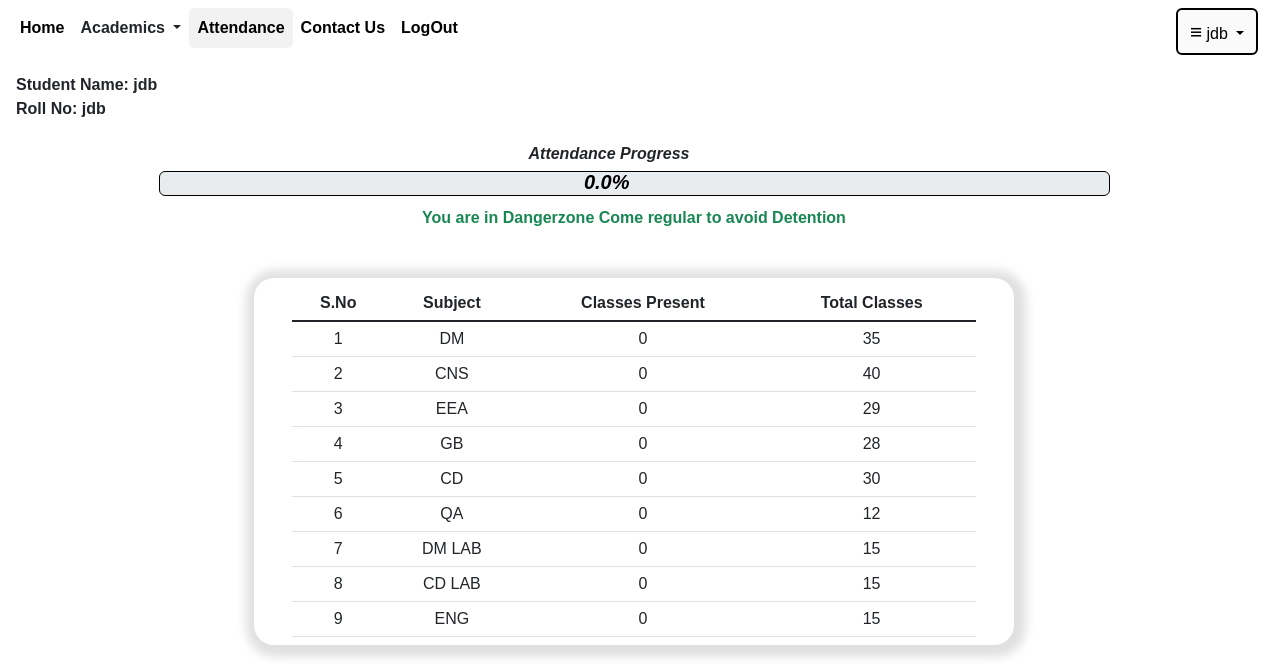
/attendance (signed in), run on the app's committed database.
### user/models.py (models this page shows, shortened)
class Attendance(models.Model):
    username=models.ForeignKey(LoginDetails,on_delete=models.CASCADE)
    DM=models.IntegerField(default=0)
    CNS=models.IntegerField(default=0)
    EEA=models.IntegerField(default=0)
    GB=models.IntegerField(default=0)
    CD=models.IntegerField(default=0)
    QA=models.IntegerField(default=0)
    DM_LAB=models.IntegerField(default=0)
    CD_LAB=models.IntegerField(default=0)
    ENG_LAB=models.IntegerField(default=0)

class TotalAttendance(models.Model):
    Dept=models.CharField(max_length=20,default="",primary_key=True)
    DM_TOTAL=models.IntegerField(default=0)
    CNS_TOTAL=models.IntegerField(default=0)
    EEA_TOTAL=models.IntegerField(default=0)
    GB_TOTAL=models.IntegerField(default=0)
    CD_TOTAL=models.IntegerField(default=0)
    QA_TOTAL=models.IntegerField(default=0)
    DM_LAB_TOTAL=models.IntegerField(default=0)
    CD_LAB_TOTAL=models.IntegerField(default=0)
    ENG_LAB_TOTAL=models.IntegerField(default=0)

### user/views.py (the view)
# urls.py: path('attendance',views.attendance),
def attendance(request):
    uname=request.session.get('uname')
    name=request.session.get('name')
    a=TotalAttendance.objects.get(Dept="CSE")
    b=Attendance.objects.get(username=uname)
    sum1=0.0
    sum2=0.0
    for i in [b.DM,b.CNS,b.EEA,b.GB,b.CD,b.QA,b.DM_LAB,b.CD_LAB,b.ENG_LAB]:
        sum1=sum1+i
    for i in [a.DM_TOTAL,a.CNS_TOTAL,a.EEA_TOTAL,a.GB_TOTAL,a.CD_TOTAL,a.QA_TOTAL,a.DM_LAB_TOTAL,a.CD_LAB_TOTAL,a.ENG_LAB_TOTAL]:
        sum2=sum2+i
    percentage=round((sum1*100)/sum2,2)
    msg=""
    if(percentage>=65 and percentage<75):
        msg="You're Close to 75% Attendance,Come Regular to Improve"
    elif(percentage>=75):
        msg="Hurray!!You are Elgible for Attending Exams"
    elif(percentage<65):
        msg="You are in Dangerzone Come regular to avoid Detention"
    ans=round(percentage,2)
    return render(request,'attendance.html',{'uname':uname,'name':name,'a':a,'b':b,'msg':msg,'percentage':ans,'v1':ans})

### user/templates/attendance.html (shortened to what this page needs)
{% extends 'base.html' %}
{% block content %}
<p style="margin-top:10px; display:inline-block" class=" mx-3">
<strong>
    Student Name: {{name}} <br>
    Roll No: {{uname}}
</strong>
  </p>
<br>
<center>
    <p class="" style="display:inline-block;margin-bottom:5px;font-style:italic;">
        <b>Attendance Progress</b>
      </p>
        <p style="display:inline-block;position:relative;top:30px;right:110px;font-size:20px;color:black;margin:0px;padding:0px;"><i><b>{{percentage}}%</b></i></p>
<div class="progress-stacked" style="width:75%;height:25px;margin-bottom:10px;border: 1px solid black">
  </div>
  <strong class="text-success">{{msg}}</strong>
  <br>
  <div class="mx-2 my-5 midd cont" style="border-radius:20px;">
<table class="table mx-3 my-2 table-hover tab">
    <thead>
      <tr>
        <th scope="col">S.No</th>
        <th>Subject</th>
        <th>Classes Present</th>
        <th>Total Classes</th>
      </tr>
    </thead>
    <tbody class="table-group-divider">
      <tr>
        <td>1</td>
        <td>DM</td>
        <td>{{b.DM}}</td>
        <td>{{a.DM_TOTAL}}</td>
      </tr>
      <tr>
        <td>2</td>
        <td>CNS</td>
        <td>{{b.CNS}}</td>
        <td>{{a.CNS_TOTAL}}</td>
      </tr>
      <tr>
        <td>3</td>
        <td>EEA</td>
        <td>{{b.EEA}}</td>
        <td>{{a.EEA_TOTAL}}</td>
      </tr>
      <tr>
        <td>4</td>
        <td>GB</td>
        <td>{{b.GB}}</td>
        <td>{{a.GB_TOTAL}}</td>
      </tr>
      <tr>
        <td>5</td>
        <td>CD</td>
        <td>{{b.CD}}</td>
        <td>{{a.CD_TOTAL}}</td>
      </tr>
      <tr>
        <td>6</td>
        <td>QA</td>
        <td>{{b.QA}}</td>
        <td>{{a.QA_TOTAL}}</td>
      </tr>
      <tr>
        <td>7</td>
        <td>DM LAB</td>
        <td>{{b.DM_LAB}}</td>
        <td>{{a.DM_LAB_TOTAL}}</td>
      </tr>
      <tr>
        <td>8</td>
        <td>CD LAB</td>
        <td>{{b.CD_LAB}}</td>
        <td>{{a.CD_LAB_TOTAL}}</td>
      </tr>
      <tr>
        <td>9</td>
        <td>ENG</td>
        <td>{{b.ENG_LAB}}</td>
        <td>{{a.ENG_LAB_TOTAL}}</td>
      </tr>
    </tbody>
  </table>
</div>
</center>
   {% endblock %}

### user/templates/base.html (shortened to what this page needs)
<html>
<head>
    <link href="https://cdn.jsdelivr.net/npm/bootstrap@5.3.0-alpha1/dist/css/bootstrap.min.css" rel="stylesheet">
  </head>
<body style="background-color:#fff;">
  <nav class="navbar navbar-expand-lg sticky-top navi" style="width:100vw;">
        <div class="container-fluid">
          <div class="collapse navbar-collapse" id="navbarNav">
            <ul class="navbar-nav home">
              <li class="nav-item">
                <a class="nav-link btn" id="home" style="color:black;border:0px;" href="/index"><strong>Home</strong></a>
              </li>
              <center>
              <li class="nav-item dropdown">
                <a class="nav-link dropdown-toggle text-dark dropitem" href="#" style="border-radius:10px;" id="academics" role="button" data-bs-toggle="dropdown" aria-expanded="false">
                  <strong>Academics</strong>
                </a>
              </li>
            </center>
              <li class="nav-item">
                <a class="nav-link btn" id="attendance"style="color:black;border:0px;" href="/attendance"><strong>Attendance</strong></a>
              </li>
              <li class="nav-item">
                <a class="nav-link btn" id="contactus"style="color:black;border:0px;" href="/contactus"><strong>Contact Us</strong></a>
              </li>
              <li class="nav-item">
                <a class="nav-link btn" id="logout"style="color:black;border:0px;" href="/logout" id="liveToastBtn"><strong>LogOut</strong></a>
              </li>
              <li class="nav-item dropdown logout profile" style="position:relative;left:710px; background-color:orange; border-radius:20px;">
                <button class="btn dropdown-toggle text-dark;" data-bs-toggle="dropdown" style="background-color:#fafafa;border:2px solid black;"aria-expanded="false">
                 <p style="font-size:130%;display:inline;">&equiv;</p> {{uname}}
                </button>
              </li>
            </ul>
          </div>
        </div>
      </nav>
      {% block content %}
      {% endblock %}
    </body>
</html>

### data on the page
Attendance: username "jdb", DM "0", CNS "0", EEA "0", GB "0", CD "0", QA "0", DM_LAB "0", CD_LAB "0", ENG_LAB "0"
TotalAttendance: DM_TOTAL "35", CNS_TOTAL "40", EEA_TOTAL "29", GB_TOTAL "28", CD_TOTAL "30", QA_TOTAL "12", DM_LAB_TOTAL "15", CD_LAB_TOTAL "15", ENG_LAB_TOTAL "15"

### other printed values
{{ percentage }} "0.0"
{{ msg }} "You are in Dangerzone Come regular to avoid Detention"
